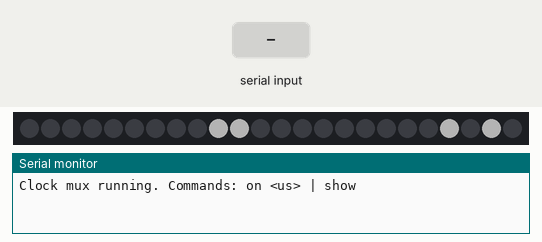
Bench run of a sketch on a simulated ESP8266 (NodeMCU). Parts: 24 RGB LEDs in strip order, left to right, the last lines printed to the serial monitor. The test bench sets the inputs (shaded band). Dim RGB values are drawn brighter than linear; the local clock reads 2024-03-15 10:24:30 at power-on unless the sketch sets it.

Above: at 1.3 s.
1.4 s: "on \n" received over Serial
At 1.69 s:
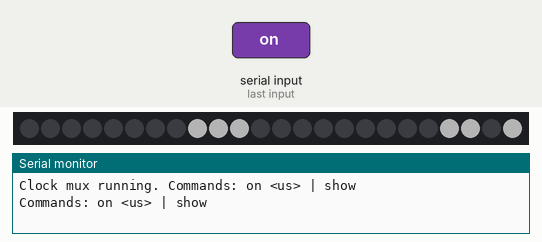
2.9 s: "show\n" received over Serial
At 3.88 s:
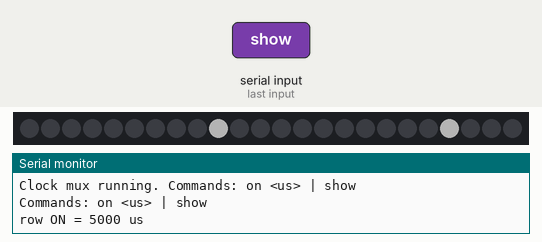
4.4 s: "on 90\n" received over Serial
Timing chart, 0 to 7.4 s (numbered marks = the images above; inputs shaded):
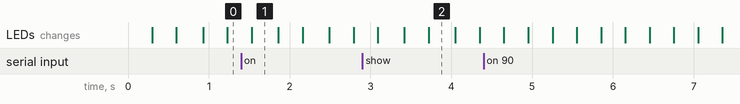

The sketch:

Clock_StableDisplayandTime.ino
```cpp
#include <Arduino.h>
#include <Wire.h>
#include "RTClib.h"
#include <Adafruit_TLC5947.h>

// =========================
// I2C / RTC
// =========================
#define SDA_PIN  22
#define SCL_PIN  23
RTC_DS3231 rtc;

// =========================
// TLC5947 wiring
// OE is physically tied to LAT on your board
// =========================
#define TLC_NUM   1
#define TLC_DATA  D10
#define TLC_CLK   D8
#define TLC_LAT   D9
Adafruit_TLC5947 tlc(TLC_NUM, TLC_CLK, TLC_DATA, TLC_LAT);

// =========================
// TD62783 commons (rows)
// Row0->TD1, Row1->TD2, Row2->TD3, Row3->TD4 (active HIGH)
// =========================
#define ROW1_PIN  D0
#define ROW2_PIN  D1
#define ROW3_PIN  D2
#define ROW4_PIN  D3
static const uint8_t ROW_PINS[4] = { ROW1_PIN, ROW2_PIN, ROW3_PIN, ROW4_PIN };

static inline void rowsOffAll() { for (int i = 0; i < 4; i++) digitalWrite(ROW_PINS[i], LOW); }
static inline void rowOn(uint8_t r)  { digitalWrite(ROW_PINS[r], HIGH); }
static inline void rowOff(uint8_t r) { digitalWrite(ROW_PINS[r], LOW);  }

// =========================
// Timing (serial-tunable row on time)
// =========================
static volatile uint32_t g_rowOnUs = 5000;   // default sweet spot
static uint32_t nextDeadlineUs = 0;

// =========================
// Brightness
// =========================
static constexpr uint16_t PWM_SEG = 1000;   // clock segments
static constexpr uint16_t PWM_OFF = 0;

// =========================
// Colon behavior
// =========================
enum ColonMode : uint8_t { COLON_OFF=0, COLON_ON=1, COLON_BLINK_1HZ=2 };
static constexpr ColonMode COLON_MODE = COLON_ON;   // default: static
static constexpr bool SHOW_PM_DOT = true;           // uses same dot-group channel as colon

// =========================
// Clock wiring mapping you verified
// row0=Digit2, row1=Digit4, row2=Digit1, row3=Digit3
// digits are indexed 0..3 for D1..D4
// =========================
static const int8_t rowToClockDigit[4] = { 1, 3, 0, 2 };
static constexpr uint8_t ROW_FOR_DIGIT1 = 2; // D1 -> row2
static constexpr uint8_t ROW_FOR_DIGIT3 = 3; // D3 -> row3

// =========================
// TLC channels (from your confirmed mapping)
// =========================
static constexpr uint8_t CLK_CH_A =  8;
static constexpr uint8_t CLK_CH_B =  9;
static constexpr uint8_t CLK_CH_C = 20;
static constexpr uint8_t CLK_CH_D = 21;
static constexpr uint8_t CLK_CH_E = 23;
static constexpr uint8_t CLK_CH_F = 10;
static constexpr uint8_t CLK_CH_G = 22;
static constexpr uint8_t CH_DOTGROUP = 11; // Colon / AMPM / upper dot group

// =========================
// 7-seg digit masks (abcdefg), bit0=A .. bit6=G
// =========================
static const uint8_t DIGIT_MASKS[10] = {
  0b00111111, // 0
  0b00000110, // 1
  0b01011011, // 2
  0b01001111, // 3
  0b01100110, // 4
  0b01101101, // 5
  0b01111101, // 6
  0b00000111, // 7
  0b01111111, // 8
  0b01101111  // 9
};

// =========================
// Display model (clock only)
// =========================
static uint8_t clockDigits[4] = {0xFF, 0, 0, 0}; // D1..D4, 0xFF=blank
static bool colonOn = true;
static bool isPM = false;
static int lastSecond = -1;

// =========================
// Framebuffers: fb used by mux, bb built at 1Hz
// =========================
static volatile uint16_t fb[4][24];
static uint16_t          bb[4][24];
static volatile bool     swapPending = false;

// =========================
// Helpers
// =========================
static inline void clearRow(uint16_t row[24]) {
  for (uint8_t i = 0; i < 24; i++) row[i] = 0;
}

static inline void setCh(uint16_t row[24], uint8_t ch, uint16_t pwm) {
  if (ch < 24) row[ch] = pwm;
}

static inline void applyMask(uint16_t row[24], uint8_t mask, uint16_t pwm) {
  if (mask & (1 << 0)) setCh(row, CLK_CH_A, pwm);
  if (mask & (1 << 1)) setCh(row, CLK_CH_B, pwm);
  if (mask & (1 << 2)) setCh(row, CLK_CH_C, pwm);
  if (mask & (1 << 3)) setCh(row, CLK_CH_D, pwm);
  if (mask & (1 << 4)) setCh(row, CLK_CH_E, pwm);
  if (mask & (1 << 5)) setCh(row, CLK_CH_F, pwm);
  if (mask & (1 << 6)) setCh(row, CLK_CH_G, pwm);
}

static inline void applyDigit(uint16_t row[24], uint8_t v, uint16_t pwm) {
  if (v > 9) return;
  applyMask(row, DIGIT_MASKS[v], pwm);
}

// Compose one multiplex row into outRow (clock only)
static void composeClockRow(uint8_t rowIdx, uint16_t outRow[24]) {
  clearRow(outRow);

  int8_t clkIdx = rowToClockDigit[rowIdx]; // which of D1..D4 is on this row
  if (clkIdx >= 0 && clkIdx < 4) {
    uint8_t v = clockDigits[clkIdx];
    if (v != 0xFF) {
      if (v > 9) v = 0;
      applyDigit(outRow, v, PWM_SEG);
    }
  }

  // Colon / PM dot share the same TLC channel, but live on different rows.
  bool wantColon = false;
  if (COLON_MODE == COLON_ON) wantColon = true;
  else if (COLON_MODE == COLON_BLINK_1HZ) wantColon = colonOn;

  if (wantColon && rowIdx == ROW_FOR_DIGIT3) {
    setCh(outRow, CH_DOTGROUP, PWM_SEG);
  }

  if (SHOW_PM_DOT && isPM && rowIdx == ROW_FOR_DIGIT1) {
    setCh(outRow, CH_DOTGROUP, PWM_SEG);
  }
}

static void rebuildBackBuffer_ClockOnly() {
  for (uint8_t r = 0; r < 4; r++) {
    composeClockRow(r, bb[r]);
  }
  swapPending = true;
}

// =========================
// RTC -> clock digits (12h)
// =========================
static void updateClockFromRTC_1Hz() {
  DateTime now = rtc.now();
  if (now.second() == lastSecond) return;
  lastSecond = now.second();

  colonOn = (now.second() & 1) == 0;

  int h24 = now.hour();
  int m   = now.minute();

  isPM = (h24 >= 12);
  int h12 = h24 % 12;
  if (h12 == 0) h12 = 12;

  // HH:MM with leading blank for 1-9
  clockDigits[0] = (h12 >= 10) ? (h12 / 10) : 0xFF;
  clockDigits[1] = (uint8_t)(h12 % 10);
  clockDigits[2] = (uint8_t)(m / 10);
  clockDigits[3] = (uint8_t)(m % 10);
}

// =========================
// TLC push
// =========================
static inline void pushRowToTLC(const volatile uint16_t row[24]) {
  for (uint8_t ch = 0; ch < 24; ch++) tlc.setPWM(ch, row[ch]);
  tlc.write(); // OE tied to LAT -> blanks only here
}

// =========================
// Multiplex tick (NO catch-up; resync only)
// =========================
static volatile uint8_t activeRow = 0;

static void multiplexTick_NoCatchup() {
  uint32_t nowUs = micros();

  if (nextDeadlineUs == 0) {
    nextDeadlineUs = nowUs + g_rowOnUs;
    activeRow = 0;
    rowsOffAll();
    pushRowToTLC(fb[0]);
    rowOn(0);
    return;
  }

  // Not time yet
  if ((int32_t)(nowUs - nextDeadlineUs) < 0) return;

  // Time (or late): resync to *now + dwell* (never "catch up")
  nextDeadlineUs = nowUs + g_rowOnUs;

  // OFF current row
  rowOff(activeRow);

  // Next row
  uint8_t nextRow = (activeRow + 1) & 0x03;

  // Load PWM for next row and latch
  pushRowToTLC(fb[nextRow]);

  // ON next row
  rowOn(nextRow);
  activeRow = nextRow;

  // Swap only on frame boundary (after row3 -> row0)
  if (activeRow == 0 && swapPending) {
    noInterrupts();
    memcpy((void*)fb, (void*)bb, sizeof(bb));
    swapPending = false;
    interrupts();
  }
}

// =========================
// Serial: "on <us>" and "show"
// =========================
static void handleSerial() {
  static String line;
  while (Serial.available()) {
    char c = (char)Serial.read();
    if (c == '\r') continue;
    if (c == '\n') {
      line.trim();
      if (line.startsWith("on ")) {
        uint32_t v = (uint32_t) line.substring(3).toInt();
        if (v < 100) v = 100;
        if (v > 20000) v = 20000;
        g_rowOnUs = v;
        Serial.print("OK: row ON = "); Serial.print(g_rowOnUs); Serial.println(" us");
      } else if (line == "show") {
        Serial.print("row ON = "); Serial.print(g_rowOnUs); Serial.println(" us");
      } else if (line.length()) {
        Serial.println("Commands: on <us> | show");
      }
      line = "";
    } else {
      if (line.length() < 64) line += c;
    }
  }
}

// =========================
// setup / loop
// =========================
void setup() {
  Serial.begin(115200);
  delay(150);

  // Row pins
  for (int i = 0; i < 4; i++) {
    pinMode(ROW_PINS[i], OUTPUT);
    digitalWrite(ROW_PINS[i], LOW);
  }

  // TLC
  tlc.begin();
  for (uint8_t ch = 0; ch < 24; ch++) tlc.setPWM(ch, 0);
  tlc.write();

  // I2C + RTC
  Wire.begin(SDA_PIN, SCL_PIN);
  Wire.setClock(400000);

  if (!rtc.begin()) {
    Serial.println("RTC not found!");
  } else if (rtc.lostPower()) {
    Serial.println("RTC lost power, setting to compile time.");
    rtc.adjust(DateTime(F(__DATE__), F(__TIME__)));
  }

  // Clear buffers
  memset((void*)fb, 0, sizeof(fb));
  memset((void*)bb, 0, sizeof(bb));

  // Initial draw
  updateClockFromRTC_1Hz();
  rebuildBackBuffer_ClockOnly();
  noInterrupts();
  memcpy((void*)fb, (void*)bb, sizeof(bb));
  swapPending = false;
  interrupts();

  Serial.println("\nClock mux running. Commands: on <us> | show");
}

void loop() {
  multiplexTick_NoCatchup();
  handleSerial();

  // Lazy UI update: 1Hz max
  static uint32_t lastMs = 0;
  uint32_t nowMs = millis();
  if (nowMs - lastMs >= 250) {           // poll RTC a few times/sec, but it only updates on second change
    lastMs = nowMs;
    updateClockFromRTC_1Hz();
    rebuildBackBuffer_ClockOnly();
  }
}
```
